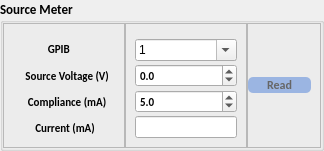
            <widget class="QGroupBox" name="groupBox_2">
             <property name="sizePolicy">
              <sizepolicy hsizetype="Preferred" vsizetype="Expanding">
               <horstretch>0</horstretch>
               <verstretch>2</verstretch>
              </sizepolicy>
             </property>
             <property name="font">
              <font>
               <family>Calibri</family>
               <pointsize>10</pointsize>
               <weight>75</weight>
               <bold>true</bold>
              </font>
             </property>
             <property name="title">
              <string>Source Meter</string>
             </property>
             <layout class="QHBoxLayout" name="horizontalLayout_4">
              <property name="spacing">
               <number>0</number>
              </property>
              <property name="leftMargin">
               <number>0</number>
              </property>
              <property name="topMargin">
               <number>0</number>
              </property>
              <property name="rightMargin">
               <number>0</number>
              </property>
              <property name="bottomMargin">
               <number>0</number>
              </property>
              <item>
               <widget class="QFrame" name="frame_8">
                <property name="sizePolicy">
                 <sizepolicy hsizetype="Expanding" vsizetype="Preferred">
                  <horstretch>2</horstretch>
                  <verstretch>0</verstretch>
                 </sizepolicy>
                </property>
                <property name="font">
                 <font>
                  <family>Times New Roman</family>
                  <pointsize>8</pointsize>
                 </font>
                </property>
                <property name="frameShape">
                 <enum>QFrame::StyledPanel</enum>
                </property>
                <property name="frameShadow">
                 <enum>QFrame::Raised</enum>
                </property>
                <layout class="QVBoxLayout" name="verticalLayout_5">
                 <property name="topMargin">
                  <number>15</number>
                 </property>
                 <property name="bottomMargin">
                  <number>9</number>
                 </property>
                 <item>
                  <widget class="QLabel" name="label_5">
                   <property name="font">
                    <font>
                     <family>Calibri</family>
                     <pointsize>8</pointsize>
                    </font>
                   </property>
                   <property name="text">
                    <string>              GPIB</string>
                   </property>
                  </widget>
                 </item>
                 <item>
                  <widget class="QLabel" name="label_6">
                   <property name="font">
                    <font>
                     <family>Calibri</family>
                     <pointsize>8</pointsize>
                    </font>
                   </property>
                   <property name="text">
                    <string>     Source Voltage (V)</string>
                   </property>
                  </widget>
                 </item>
                 <item>
                  <widget class="QLabel" name="label_7">
                   <property name="font">
                    <font>
                     <family>Calibri</family>
                     <pointsize>8</pointsize>
                    </font>
                   </property>
                   <property name="text">
                    <string>      Compliance (mA)</string>
                   </property>
                  </widget>
                 </item>
                 <item>
                  <widget class="QLabel" name="label_8">
                   <property name="font">
                    <font>
                     <family>Calibri</family>
                     <pointsize>8</pointsize>
                    </font>
                   </property>
                   <property name="text">
                    <string>         Current (mA)</string>
                   </property>
                  </widget>
                 </item>
                </layout>
               </widget>
              </item>
              <item>
               <widget class="QFrame" name="frame_9">
                <property name="sizePolicy">
                 <sizepolicy hsizetype="Expanding" vsizetype="Preferred">
                  <horstretch>2</horstretch>
                  <verstretch>0</verstretch>
                 </sizepolicy>
                </property>
                <property name="font">
                 <font>
                  <family>Times New Roman</family>
                  <pointsize>8</pointsize>
                 </font>
                </property>
                <property name="styleSheet">
                 <string notr="true">QComboBox{
	
	font: 8pt &quot;Calibri&quot;;
}</string>
                </property>
                <property name="frameShape">
                 <enum>QFrame::StyledPanel</enum>
                </property>
                <property name="frameShadow">
                 <enum>QFrame::Raised</enum>
                </property>
                <layout class="QVBoxLayout" name="verticalLayout_6">
                 <property name="spacing">
                  <number>3</number>
                 </property>
                 <property name="leftMargin">
                  <number>9</number>
                 </property>
                 <property name="topMargin">
                  <number>15</number>
                 </property>
                 <property name="rightMargin">
                  <number>9</number>
                 </property>
                 <item>
                  <widget class="QComboBox" name="b_smbox_gpib">
                   <property name="font">
                    <font>
                     <family>Calibri</family>
                     <pointsize>8</pointsize>
                     <weight>50</weight>
                     <italic>false</italic>
                     <bold>false</bold>
                     <stylestrategy>PreferDefault</stylestrategy>
                    </font>
                   </property>
                   <property name="styleSheet">
                    <string notr="true">QComboBox:#comboBox{

	background-color: rgb(0, 0, 255);
}</string>
                   </property>
                   <property name="editable">
                    <bool>true</bool>
                   </property>
                   <property name="iconSize">
                    <size>
                     <width>10</width>
                     <height>10</height>
                    </size>
                   </property>
                   <property name="frame">
                    <bool>true</bool>
                   </property>
                   <item>
                    <property name="text">
                     <string>1</string>
                    </property>
                   </item>
                   <item>
                    <property name="text">
                     <string>2</string>
                    </property>
                   </item>
                   <item>
                    <property name="text">
                     <string>17</string>
                    </property>
                   </item>
                  </widget>
                 </item>
                 <item>
                  <widget class="QDoubleSpinBox" name="b_smbox_sv">
                   <property name="font">
                    <font>
                     <family>Calibri</family>
                     <pointsize>8</pointsize>
                    </font>
                   </property>
                   <property name="decimals">
                    <number>1</number>
                   </property>
                   <property name="minimum">
                    <double>-10.000000000000000</double>
                   </property>
                   <property name="maximum">
                    <double>10.000000000000000</double>
                   </property>
                   <property name="singleStep">
                    <double>0.100000000000000</double>
                   </property>
                  </widget>
                 </item>
                 <item>
                  <widget class="QDoubleSpinBox" name="b_smbox_com">
                   <property name="font">
                    <font>
                     <family>Calibri</family>
                     <pointsize>8</pointsize>
                    </font>
                   </property>
                   <property name="decimals">
                    <number>1</number>
                   </property>
                   <property name="minimum">
                    <double>0.000000000000000</double>
                   </property>
                   <property name="maximum">
                    <double>1000.000000000000000</double>
                   </property>
                   <property name="singleStep">
                    <double>1.000000000000000</double>
                   </property>
                   <property name="value">
                    <double>5.000000000000000</double>
                   </property>
                  </widget>
                 </item>
                 <item>
                  <widget class="QLineEdit" name="lineEdit_b_sm">
                   <property name="font">
                    <font>
                     <family>Times New Roman</family>
                     <pointsize>8</pointsize>
                    </font>
                   </property>
                  </widget>
                 </item>
                </layout>
               </widget>
              </item>
              <item>
               <widget class="QFrame" name="frame_10">
                <property name="sizePolicy">
                 <sizepolicy hsizetype="Expanding" vsizetype="Preferred">
                  <horstretch>1</horstretch>
                  <verstretch>0</verstretch>
                 </sizepolicy>
                </property>
                <property name="font">
                 <font>
                  <family>Times New Roman</family>
                  <pointsize>8</pointsize>
                 </font>
                </property>
                <property name="styleSheet">
                 <string notr="true">QPushButton, #b_smbutton_able{
	border:none;
	
	background-color: rgb(155, 181, 226);
	color: rgb(102, 102, 102);
	border-radius:5px;
}

QPushButton, #b_smbutton_able:hover{
	border:none;
	
	color: rgb(102, 102, 102);
	background-color: rgb(216, 223, 234);
	border-radius:5px;
}
QPushButton, #b_smbutton_able:pressed{
	border:none;
	
	color: rgb(255, 255, 255);
	
	background-color: rgb(142, 171, 221);
	border-radius:5px;
}</string>
                </property>
                <property name="frameShape">
                 <enum>QFrame::StyledPanel</enum>
                </property>
                <property name="frameShadow">
                 <enum>QFrame::Raised</enum>
                </property>
                <layout class="QVBoxLayout" name="verticalLayout_7">
                 <property name="leftMargin">
                  <number>0</number>
                 </property>
                 <property name="rightMargin">
                  <number>9</number>
                 </property>
                 <item>
                  <widget class="QPushButton" name="b_smbutton_able">
                   <property name="font">
                    <font>
                     <family>Calibri</family>
                     <pointsize>9</pointsize>
                     <weight>75</weight>
                     <bold>true</bold>
                    </font>
                   </property>
                   <property name="text">
                    <string>       Read       </string>
                   </property>
                  </widget>
                 </item>
                </layout>
               </widget>
              </item>
             </layout>
            </widget>
